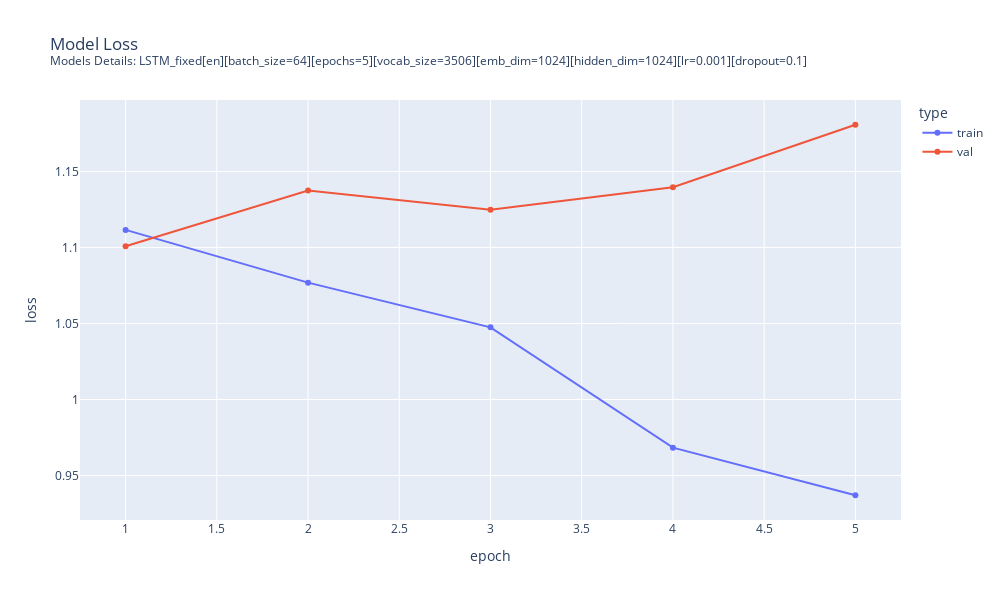

This figure's notebook cell:
### Markdown cell above
**Visualize the training results**

We plot the training and validation loss, as well as the mean validation accuracy for each class.

### Code cell
plot_model_fit_loss(
    train_loss=global_res_df['training_loss'],
    val_loss=global_res_df['validation_loss'],
    subtitle="Models Details: " + LSTM_MODEL.MODEL_DESCRIPTION
)

### Figure 1 — Plotly figure (JSON) as saved in the notebook; plotly's stock layout.template omitted (floating-point values rounded to 4 significant figures)
{"data": [{"hovertemplate": "type=train<br>epoch=%{x}<br>loss=%{y}<extra></extra>", "legendgroup": "train", "line": {"color": "#636efa", "dash": "solid"}, "marker": {"symbol": "circle"}, "mode": "lines+markers", "name": "train", "orientation": "v", "showlegend": true, "type": "scatter", "x": [1, 2, 3, 4, 5], "xaxis": "x", "y": [1.112, 1.077, 1.048, 0.9683, 0.937], "yaxis": "y"}, {"hovertemplate": "type=val<br>epoch=%{x}<br>loss=%{y}<extra></extra>", "legendgroup": "val", "line": {"color": "#EF553B", "dash": "solid"}, "marker": {"symbol": "circle"}, "mode": "lines+markers", "name": "val", "orientation": "v", "showlegend": true, "type": "scatter", "x": [1, 2, 3, 4, 5], "xaxis": "x", "y": [1.101, 1.137, 1.125, 1.14, 1.181], "yaxis": "y"}], "layout": {"height": 600, "legend": {"title": {"text": "type"}, "tracegroupgap": 0}, "title": {"text": "Model Loss<br><sup>Models Details: LSTM_fixed[en][batch_size=64][epochs=5][vocab_size=3506][emb_dim=1024][hidden_dim=1024][lr=0.001][dropout=0.1]<sup>"}, "width": 1000, "xaxis": {"anchor": "y", "domain": [0, 1], "range": [0.75, 5.25], "title": {"text": "epoch"}}, "yaxis": {"anchor": "x", "domain": [0, 1], "title": {"text": "loss"}}}}
